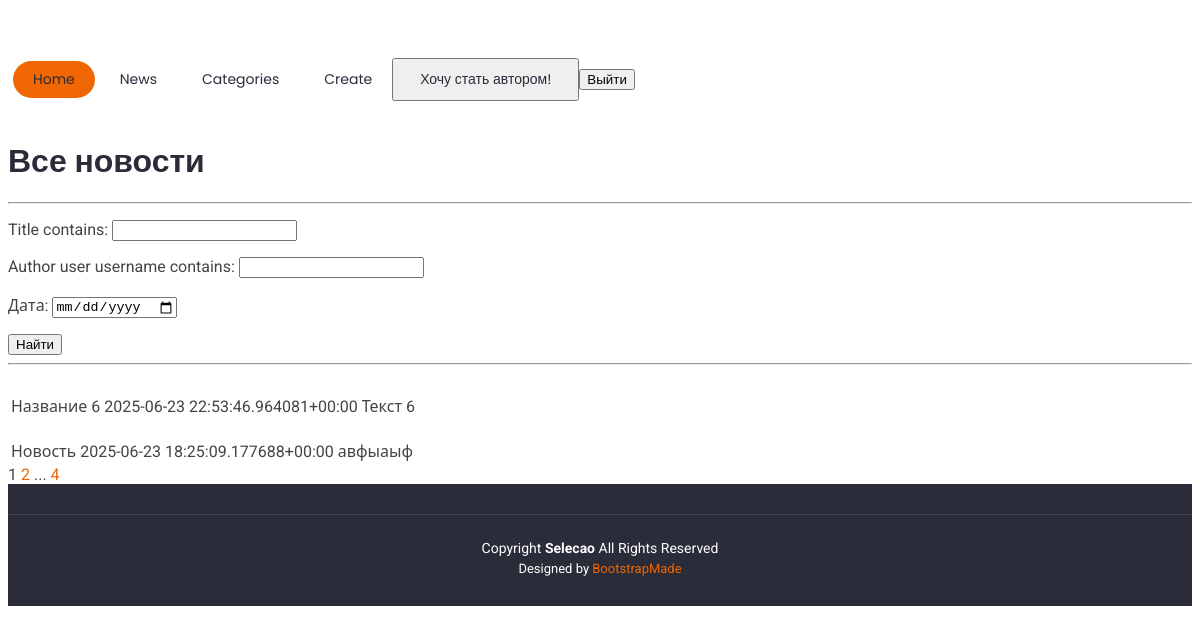
The app's page /news/ (signed in) with its own data.
### news/models.py (models this page shows, shortened)
class Post(models.Model):
    news = 'NE'
    article = 'AR'
    TIPE = [
        (news, 'Новость'),
        (article, 'Статья'),
    ]
    author = models.ForeignKey('Author', on_delete = models.CASCADE, null = False)
    tipe = models.CharField(max_length = 2,
                            choices = TIPE,
                            null = False)
    create_time = models.DateTimeField(auto_now_add = True)
    category = models.ManyToManyField(Category, through = 'PostCategory')
    title = models.CharField(max_length = 100, null = False)
    text = models.TextField(max_length = 5000, null = False)
    rating = models.IntegerField(default = 0)
    def __str__(self):
        return f'{self.title} {self.create_time} {self.text[:20]}'

### news/views.py (the view)
# urls.py: path('', PostsList.as_view(), name = 'post_list'),
class PostsList(ListView):
    model = Post
    ordering = '-create_time'
    template_name = 'news.html'
    context_object_name = 'posts'
    paginate_by = 2
    def get_queryset(self):
        queryset = super().get_queryset()
        self.filterset = PostFilter(self.request.GET, queryset)
        return self.filterset.qs
    def get_context_data(self, **kwargs):
        context = super().get_context_data(**kwargs)
        context['filterset'] = self.filterset
        context['is_not_author'] = not self.request.user.groups.filter(name = 'authors').exists()
        return context

### news/templatetags/custom_tags.py (called while the page is built)
@register.simple_tag(takes_context=True)
def url_replace(context, **kwargs):
    d = context['request'].GET.copy()
    for k, v in kwargs.items():
        d[k] = v
    return d.urlencode()

### templates/news.html (shortened to what this page needs)
{% extends 'flatpages/default.html' %}
{% load custom_filters %}
{% load custom_tags %}
{% block content %}
    {% if posts %}
        <h1>Все новости</h1>
        <hr>
        <form action="" method="get">
            {{ filterset.form.as_p }}
            <input type="submit" value="Найти" />
        </form>
        <hr>
        <table>
            {% for post in posts %}
            <tr>
                <td><br>{{ post }}</td>
            </tr>
            {% endfor %}
        </table>
    {% elif post %}
        {{ post.title|censor }} <br> <b>{{ post.create_time|date:'d M Y' }}</b> <br> {{ post.text|censor }}
    {% else %}
        <h2>Новостей нет!</h2>
    {% endif %}
   {{ page_obj.number }}
   {% if page_obj.has_next %}
       <a href="?{% url_replace page=page_obj.next_page_number %}">{{ page_obj.next_page_number }}</a>
       {% if paginator.num_pages != page_obj.next_page_number %}
           ...
           <a href="?{% url_replace page=page_obj.paginator.num_pages %}">{{ page_obj.paginator.num_pages }}</a>
       {% endif %}
   {% endif %}
{% endblock content %}

### static/css/main.css (style rules this page uses)
:root { --default-font: "Roboto", system-ui, -apple-system, "Segoe UI", Roboto, "Helvetica Neue", Arial, "Noto Sans", "Liberation Sans", sans-serif, "Apple Color Emoji", "Segoe UI Emoji", "Segoe UI Symbol", "Noto Color Emoji"; --heading-font: "Raleway", sans-serif; --nav-font: "Poppins", sans-serif; }
:root { --background-color: #ffffff; --default-color: #444444; --heading-color: #2a2c39; --accent-color: #ef6603; --surface-color: #ffffff; --contrast-color: #ffffff; }
:root { --nav-color: #2a2c39; --nav-hover-color: #ef6603; --nav-mobile-background-color: #ffffff; --nav-dropdown-background-color: #ffffff; --nav-dropdown-color: #060606; --nav-dropdown-hover-color: #ef6603; }
:root { scroll-behavior: smooth; }
body { color: var(--default-color); background-color: var(--background-color); font-family: var(--default-font); }
a { color: var(--accent-color); text-decoration: none; transition: 0.3s; }
h1, h2, h3, h4, h5, h6 { color: var(--heading-color); font-family: var(--heading-font); }

### records on screen
Post: title+create_time+text "Название 6 2025-06-23 22:53:46.964081+00:00 Текст 6"
Post: title+create_time+text "Новость 2025-06-23 18:25:09.177688+00:00 авфыаыф"

### other values on screen
{{ page_obj.number }} "1"
{{ page_obj.next_page_number }} "2"
{{ page_obj.paginator.num_pages }} "4"
